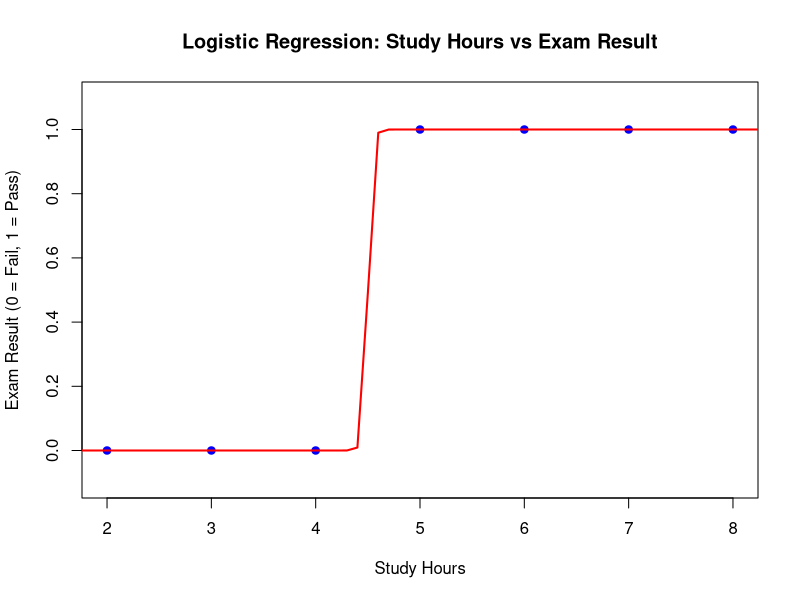

Here is the R script that generated this plot:
#A23 Piyush Bhavsar

#Practical No.7
# Data
study_hours <- c(2, 3, 4, 5, 6, 7, 8)
exam_result <- c(0, 0, 0, 1, 1, 1, 1)
# Fit the logistic regression model
logistic_model <- glm(exam_result ~ study_hours, family = binomial)
# Summarize the model
summary(logistic_model)
# Create a sequence of study hours for predictions
new_study_hours <- seq(1, 9, by = 0.1)
predicted_probabilities <- predict(logistic_model, newdata = data.frame(study_hours = new_study_hours), type = "response")

# Plot the original data
plot(study_hours, exam_result, 
     main = "Logistic Regression: Study Hours vs Exam Result", 
     xlab = "Study Hours", ylab = "Exam Result (0 = Fail, 1 = Pass)", 
     pch = 19, col = "blue", ylim = c(-0.1, 1.1))

# Add the logistic regression curve
lines(new_study_hours, predicted_probabilities, col = "red", lwd = 2)